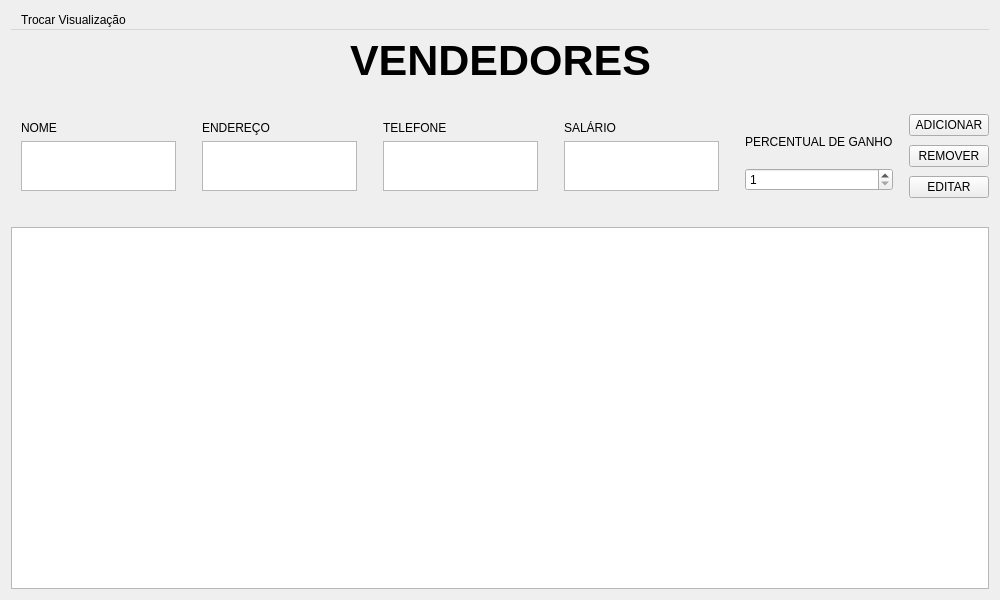
<?xml version="1.0" encoding="UTF-8"?>
<ui version="4.0">
 <class>vendedores_ui</class>
 <widget class="QWidget" name="vendedores_ui">
  <property name="geometry">
   <rect>
    <x>0</x>
    <y>0</y>
    <width>1000</width>
    <height>600</height>
   </rect>
  </property>
  <property name="windowTitle">
   <string>MainWindow</string>
  </property>
  <layout class="QVBoxLayout" name="verticalLayout_2">
   <item>
    <widget class="QMenuBar" name="menuBar">
     <widget class="QMenu" name="menuTrocar_Visualiza_o">
      <property name="title">
       <string>Trocar Visualização</string>
      </property>
      <addaction name="actionLotes_Vendedores"/>
      <addaction name="actionClientes_Vendedores"/>
      <addaction name="actionVendedores_Vendedores"/>
      <addaction name="actionVendas_Vendedores"/>
     </widget>
     <addaction name="menuTrocar_Visualiza_o"/>
    </widget>
   </item>
   <item>
    <layout class="QVBoxLayout" name="verticalLayout">
     <item>
      <layout class="QVBoxLayout" name="verticalLayout_4" stretch="0,0">
       <property name="spacing">
        <number>6</number>
       </property>
       <item>
        <layout class="QHBoxLayout" name="Menu_Title">
         <item>
          <spacer name="horizontalSpacer_4">
           <property name="orientation">
            <enum>Qt::Horizontal</enum>
           </property>
           <property name="sizeHint" stdset="0">
            <size>
             <width>40</width>
             <height>20</height>
            </size>
           </property>
          </spacer>
         </item>
         <item>
          <widget class="QLabel" name="label">
           <property name="sizePolicy">
            <sizepolicy hsizetype="Fixed" vsizetype="Fixed">
             <horstretch>0</horstretch>
             <verstretch>0</verstretch>
            </sizepolicy>
           </property>
           <property name="font">
            <font>
             <pointsize>32</pointsize>
             <bold>true</bold>
            </font>
           </property>
           <property name="text">
            <string>VENDEDORES</string>
           </property>
          </widget>
         </item>
         <item>
          <spacer name="horizontalSpacer">
           <property name="orientation">
            <enum>Qt::Horizontal</enum>
           </property>
           <property name="sizeHint" stdset="0">
            <size>
             <width>40</width>
             <height>20</height>
            </size>
           </property>
          </spacer>
         </item>
        </layout>
       </item>
       <item>
        <layout class="QVBoxLayout" name="APP" stretch="1,6">
         <item>
          <layout class="QHBoxLayout" name="FORM">
           <property name="spacing">
            <number>6</number>
           </property>
           <property name="topMargin">
            <number>20</number>
           </property>
           <property name="rightMargin">
            <number>0</number>
           </property>
           <property name="bottomMargin">
            <number>20</number>
           </property>
           <item>
            <layout class="QVBoxLayout" name="nome_layout">
             <property name="leftMargin">
              <number>10</number>
             </property>
             <property name="topMargin">
              <number>10</number>
             </property>
             <property name="rightMargin">
              <number>10</number>
             </property>
             <property name="bottomMargin">
              <number>10</number>
             </property>
             <item>
              <widget class="QLabel" name="nome_label">
               <property name="text">
                <string>NOME</string>
               </property>
              </widget>
             </item>
             <item>
              <widget class="QPlainTextEdit" name="nome_form">
               <property name="maximumSize">
                <size>
                 <width>16777215</width>
                 <height>50</height>
                </size>
               </property>
               <property name="tabChangesFocus">
                <bool>true</bool>
               </property>
              </widget>
             </item>
            </layout>
           </item>
           <item>
            <layout class="QVBoxLayout" name="endereco_layout">
             <property name="leftMargin">
              <number>10</number>
             </property>
             <property name="topMargin">
              <number>10</number>
             </property>
             <property name="rightMargin">
              <number>10</number>
             </property>
             <property name="bottomMargin">
              <number>10</number>
             </property>
             <item>
              <widget class="QLabel" name="endereco_label">
               <property name="text">
                <string>ENDEREÇO</string>
               </property>
               <property name="alignment">
                <set>Qt::AlignLeading|Qt::AlignLeft|Qt::AlignVCenter</set>
               </property>
              </widget>
             </item>
             <item>
              <widget class="QPlainTextEdit" name="endereco_form">
               <property name="maximumSize">
                <size>
                 <width>16777215</width>
                 <height>50</height>
                </size>
               </property>
               <property name="tabChangesFocus">
                <bool>true</bool>
               </property>
              </widget>
             </item>
            </layout>
           </item>
           <item>
            <layout class="QVBoxLayout" name="telefone_layout">
             <property name="leftMargin">
              <number>10</number>
             </property>
             <property name="topMargin">
              <number>10</number>
             </property>
             <property name="rightMargin">
              <number>10</number>
             </property>
             <property name="bottomMargin">
              <number>10</number>
             </property>
             <item>
              <widget class="QLabel" name="telefone_label">
               <property name="text">
                <string>TELEFONE</string>
               </property>
              </widget>
             </item>
             <item>
              <widget class="QPlainTextEdit" name="telefone_form">
               <property name="maximumSize">
                <size>
                 <width>16777215</width>
                 <height>50</height>
                </size>
               </property>
               <property name="tabChangesFocus">
                <bool>true</bool>
               </property>
              </widget>
             </item>
            </layout>
           </item>
           <item>
            <layout class="QVBoxLayout" name="salario_layout">
             <property name="leftMargin">
              <number>10</number>
             </property>
             <property name="topMargin">
              <number>10</number>
             </property>
             <property name="rightMargin">
              <number>10</number>
             </property>
             <property name="bottomMargin">
              <number>10</number>
             </property>
             <item>
              <widget class="QLabel" name="salario_label">
               <property name="text">
                <string>SALÁRIO</string>
               </property>
              </widget>
             </item>
             <item>
              <widget class="QPlainTextEdit" name="salario_form">
               <property name="maximumSize">
                <size>
                 <width>16777215</width>
                 <height>50</height>
                </size>
               </property>
               <property name="tabChangesFocus">
                <bool>true</bool>
               </property>
              </widget>
             </item>
            </layout>
           </item>
           <item>
            <layout class="QVBoxLayout" name="percentual_layout">
             <property name="leftMargin">
              <number>10</number>
             </property>
             <property name="topMargin">
              <number>10</number>
             </property>
             <property name="rightMargin">
              <number>10</number>
             </property>
             <property name="bottomMargin">
              <number>10</number>
             </property>
             <item>
              <widget class="QLabel" name="percentual_label">
               <property name="text">
                <string>PERCENTUAL DE GANHO</string>
               </property>
              </widget>
             </item>
             <item>
              <widget class="QSpinBox" name="percentual_spinBox">
               <property name="minimum">
                <number>1</number>
               </property>
               <property name="maximum">
                <number>100</number>
               </property>
              </widget>
             </item>
            </layout>
           </item>
           <item>
            <spacer name="horizontalSpacer_2">
             <property name="orientation">
              <enum>Qt::Horizontal</enum>
             </property>
             <property name="sizeHint" stdset="0">
              <size>
               <width>40</width>
               <height>20</height>
              </size>
             </property>
            </spacer>
           </item>
           <item>
            <layout class="QVBoxLayout" name="btns_layout">
             <property name="leftMargin">
              <number>0</number>
             </property>
             <item>
              <widget class="QPushButton" name="add_btn">
               <property name="text">
                <string>ADICIONAR</string>
               </property>
              </widget>
             </item>
             <item>
              <widget class="QPushButton" name="rm_btn">
               <property name="text">
                <string>REMOVER</string>
               </property>
              </widget>
             </item>
             <item>
              <widget class="QPushButton" name="edit_btn">
               <property name="text">
                <string>EDITAR</string>
               </property>
              </widget>
             </item>
            </layout>
           </item>
           <item>
            <spacer name="horizontalSpacer_3">
             <property name="orientation">
              <enum>Qt::Horizontal</enum>
             </property>
             <property name="sizeHint" stdset="0">
              <size>
               <width>40</width>
               <height>20</height>
              </size>
             </property>
            </spacer>
           </item>
          </layout>
         </item>
         <item>
          <widget class="QListWidget" name="ListWidget"/>
         </item>
        </layout>
       </item>
      </layout>
     </item>
    </layout>
   </item>
  </layout>
  <action name="actionLotes_Vendedores">
   <property name="text">
    <string>Lotes</string>
   </property>
  </action>
  <action name="actionClientes_Vendedores">
   <property name="text">
    <string>Clientes</string>
   </property>
  </action>
  <action name="actionVendas_Vendedores">
   <property name="text">
    <string>Vendas</string>
   </property>
  </action>
  <action name="actionVendedores_Vendedores">
   <property name="text">
    <string>Vendedores</string>
   </property>
  </action>
 </widget>
 <resources/>
 <connections/>
</ui>
